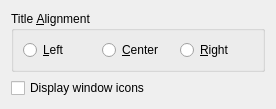
<?xml version="1.0" encoding="UTF-8"?>
<ui version="4.0">
 <class>TabstripConfigUi</class>
 <widget class="QWidget" name="TabstripConfigUi">
  <property name="geometry">
   <rect>
    <x>0</x>
    <y>0</y>
    <width>276</width>
    <height>98</height>
   </rect>
  </property>
  <property name="windowTitle">
   <string>Tabstrip</string>
  </property>
  <layout class="QVBoxLayout" name="verticalLayout">
   <item>
    <widget class="QGroupBox" name="groupBox">
     <property name="title">
      <string>Title &amp;Alignment</string>
     </property>
     <layout class="QHBoxLayout" name="horizontalLayout">
      <item>
       <widget class="QRadioButton" name="left">
        <property name="text">
         <string>&amp;Left</string>
        </property>
       </widget>
      </item>
      <item>
       <widget class="QRadioButton" name="center">
        <property name="text">
         <string>&amp;Center</string>
        </property>
       </widget>
      </item>
      <item>
       <widget class="QRadioButton" name="right">
        <property name="text">
         <string>&amp;Right</string>
        </property>
       </widget>
      </item>
     </layout>
    </widget>
   </item>
   <item>
    <widget class="QCheckBox" name="showIcon">
     <property name="text">
      <string>Display window icons</string>
     </property>
    </widget>
   </item>
  </layout>
 </widget>
 <resources/>
 <connections/>
</ui>
